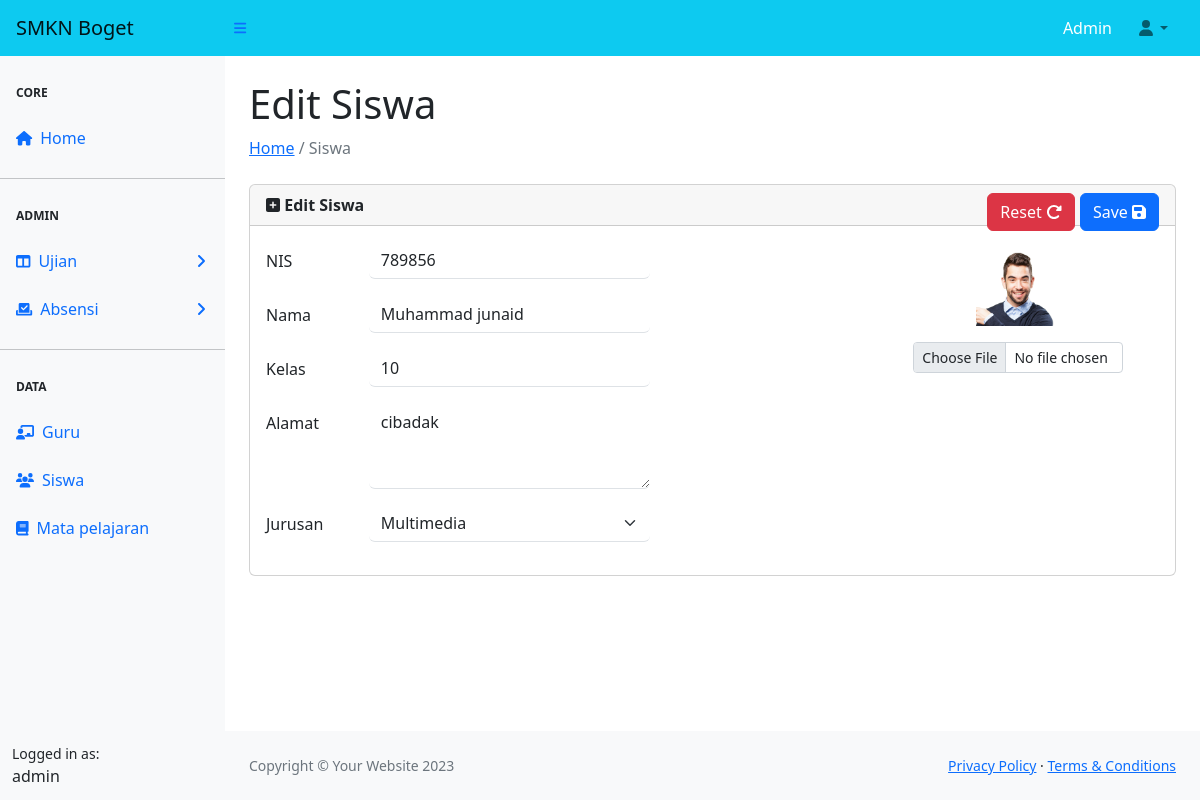
/siswa/edit_siswa.php?id=6, run on the app's committed database.
### tables this page shows
CREATE TABLE `tb_siswa` (
  `id` int(11) NOT NULL,
  `nis` int(12) NOT NULL,
  `nama` varchar(100) NOT NULL,
  `kelas` varchar(100) NOT NULL,
  `alamat` varchar(100) NOT NULL,
  `jurusan` varchar(225) NOT NULL,
  `foto` varchar(225) NOT NULL,
  `absen_id` varchar(100) NOT NULL
);

### template/config.php (called while the page is built, shortened)
<?php
    $main_url = "http://localhost/sistem%20sekolah/";
    ?>

### siswa/siswa.php (called while the page is built, shortened)
<?php
class Siswa {
    private $servername = "localhost";
    private $username = "root";
    private $password = "";
    private $dbname = "db_school";
    private $conn;
    public function __construct()
    {
        $this->conn = new mysqli($this->servername, $this->username, $this->password, $this->dbname);
    }
    public function get()
    {
        $id = $_GET['id'];
        $sql = "SELECT * FROM tb_siswa WHERE id=?";
        $stmt = $this->conn->prepare($sql);
        $stmt->bind_param('i', $id);
        $stmt->execute();
        $result = $stmt->get_result();
        if ($result->num_rows > 0) {
            return $result->fetch_assoc();
        } else {
            return null;
        }
    }
}
?>

### siswa/edit_siswa.php (the view, shortened to what this page needs)
<?php
require_once('../template/config.php');
require('siswa.php');
$siswa = new Siswa();
$user = $siswa->get();
require_once('../template/header.php');
?>
<main>
    <div class="container-fluid px-4">
        <h1 class="mt-4">Edit Siswa</h1>
        <ol class="breadcrumb mb-4">
            <li class="breadcrumb-item active"><a href="<?= $main_url ?>index.php">Home</a> / Siswa</li>
        </ol>
        <div class="card">
            <form action="pr_siswa.php?param=edit&id=<?= $user['id'] ?>" method="post" enctype="multipart/form-data">
                <div class="card-header">
                    <span class="fw-bold"><i class="fas fa-square-plus"></i> Edit Siswa</span>
                    <button type="submit" class="btn btn-primary float-end" name="save" style="margin-left: 5px;">Save <i class="fas fa-floppy-disk"></i></button>
                    <button type="reset" class="btn btn-danger float-end" name="reset">Reset <i class="fas fa-rotate-right"></i></button>
                </div>
                <div class="card-body">
                    <div class="row">
                        <div class="col-8">
                            <div class="mb-3 row">
                                <label for="nis" class="col-sm-2 col-form-label">NIS</label>
                                <label for="nis" class="col-sm-1 col-form-label">:</label>
                                <div class="col-sm-6" style="margin-left: -50px;">
                                    <input type="text" class="form-control border-0 border-bottom" id="nis" name="nis" value="<?= $user['nis'] ?>" maxlength="50" required>
                                </div>
                            </div>
                            <div class="mb-3 row">
                                <label for="nama" class="col-sm-2 col-form-label">Nama</label>
                                <label for="nama" class="col-sm-1 col-form-label">:</label>
                                <div class="col-sm-6" style="margin-left: -50px;">
                                    <input type="text" class="form-control border-0 border-bottom" id="nama" name="nama" value="<?= $user['nama'] ?>" maxlength="50" required>
                                </div>
                            </div>
                            <div class="mb-3 row">
                                <label for="kelas" class="col-sm-2 col-form-label">Kelas</label>
                                <label for="kelas" class="col-sm-1 col-form-label">:</label>
                                <div class="col-sm-6" style="margin-left: -50px;">
                                    <input type="text" class="form-control border-0 border-bottom" id="kelas" name="kelas" value="<?= $user['kelas'] ?>" maxlength="50" required>
                                </div>
                            </div>
                            <div class="mb-3 row">
                                <label for="alamat" class="col-sm-2 col-form-label">Alamat</label>
                                <label for="alamat" class="col-sm-1 col-form-label">:</label>
                                <div class="col-sm-6" style="margin-left: -50px;">
                                    <textarea class="form-control border-0 border-bottom" id="alamat" name="alamat" rows="3" required><?= $user['alamat'] ?></textarea>
                                </div>
                            </div>
                            <div class="mb-3 row">
                                <label for="jurusan" class="col-sm-2 col-form-label">Jurusan</label>
                                <label for="jurusan" class="col-sm-1 col-form-label">:</label>
                                <div class="col-sm-6" style="margin-left: -50px;">
                                    <select class="form-select border-0 border-bottom" aria-label="Default select example" id="jurusan" name="jurusan" required>
                                        <option selected><?= $user['jurusan']; ?></option>
                                    </select>
                                </div>
                            </div>
                        </div>
                        <div class="col-4 text-center px-5">
                            <img src="foto_siswa/<?= $user['foto'] ?>" alt="Foto Siswa" class="mb-3" width="40%">
                            <input type="file" name="foto" class="form-control form-control-sm">
                        </div>
                    </div>
                </div>
            </form>
        </div>
    </div>
</main>
<?php require_once('../template/footer.php'); ?>
<?php require_once('../template/config.php'); ?>

### data on the page
tb_siswa: nis "789856", nama "Muhammad junaid", kelas "10", alamat "cibadak", jurusan "Multimedia", foto (picture)
